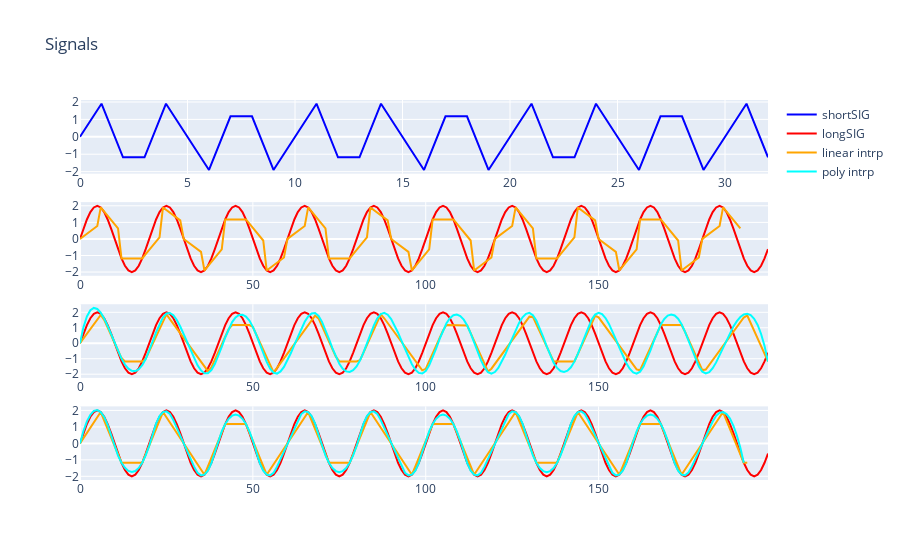

Write notebook code for a chart like this one.
### Markdown cell above
# Compare Scipy, handmade, and Pandas

### Code cell
# Interpolation_methods6
# <script src="https://gist.github.com/j622amilah/8f022b0b8ada25447d61a08a09c55e0b.js"></script>
fig = go.Figure()
config = dict({'scrollZoom': True, 'displayModeBar': True, 'editable': True})

fig = make_subplots(rows=4, cols=1)

# Short signal
fig.append_trace(go.Scatter(x=list(range(len(shortSIG))), y=shortSIG, name='shortSIG', line = dict(color='blue', width=2, dash='solid')), row=1, col=1)

# Handmade function
fig.append_trace(go.Scatter(x=list(range(len(longSIG))), y=longSIG, name='longSIG', line = dict(color='red', width=2, dash='solid'), showlegend=False), row=2, col=1)
fig.append_trace(go.Scatter(x=list(range(len(y_stretch_final))), y=y_stretch_final, name='linear intrp', line = dict(color='orange', width=2, dash='solid'), showlegend=False), row=2, col=1)

# Scipy
fig.append_trace(go.Scatter(x=list(range(len(longSIG))), y=longSIG, name='longSIG', line = dict(color='red', width=2, dash='solid'), showlegend=True), row=3, col=1)
fig.append_trace(go.Scatter(x=list(range(len(siglong_interp1d_linear))), y=siglong_interp1d_linear, name='linear intrp', line = dict(color='orange', width=2, dash='solid'), showlegend=True), row=3, col=1)
fig.append_trace(go.Scatter(x=list(range(len(siglong_interp1d_cubic))), y=siglong_interp1d_cubic, name='poly intrp', line = dict(color='cyan', width=2, dash='solid'), showlegend=True), row=3, col=1)

# Pandas
fig.append_trace(go.Scatter(x=list(range(len(longSIG))), y=longSIG, name='longSIG', line = dict(color='red', width=2, dash='solid'), showlegend=False), row=4, col=1)
fig.append_trace(go.Scatter(x=list(range(len(lin_intrp_pandas))), y=lin_intrp_pandas, name='linear intrp', line = dict(color='orange', width=2, dash='solid'), showlegend=False), row=4, col=1)
fig.append_trace(go.Scatter(x=list(range(len(ply_intrp_pandas))), y=ply_intrp_pandas, name='poly intrp', line = dict(color='cyan', width=2, dash='solid'), showlegend=False), row=4, col=1)

fig.update_layout(title='Signals')
fig.show(config=config)

### Figure 1 — Plotly figure (JSON) as saved in the notebook; plotly's stock layout.template omitted (floating-point values rounded to 4 significant figures; data arrays with more than 128 entries replaced by an {"elided": "..."} marker saying what was removed)
{"data": [{"line": {"color": "blue", "dash": "solid", "width": 2}, "name": "shortSIG", "type": "scatter", "x": [0, 1, 2, 3, 4, 5, 6, 7, 8, 9, 10, 11, 12, 13, 14, 15, 16, 17, 18, 19, 20, 21, 22, 23, 24, 25, 26, 27, 28, 29, 30, 31, 32], "xaxis": "x", "y": [0, 1.902, -1.176, -1.176, 1.902, 7.348e-16, -1.902, 1.176, 1.176, -1.902, -1.47e-15, 1.902, -1.176, -1.176, 1.902, 2.204e-15, -1.902, 1.176, 1.176, -1.902, -2.939e-15, 1.902, -1.176, -1.176, 1.902, 1.078e-14, -1.902, 1.176, 1.176, -1.902, -4.409e-15, 1.902, -1.176], "yaxis": "y"}, {"line": {"color": "red", "dash": "solid", "width": 2}, "name": "longSIG", "showlegend": false, "type": "scatter", "x": {"elided": "200 int values"}, "xaxis": "x2", "y": {"elided": "200 float values"}, "yaxis": "y2"}, {"line": {"color": "orange", "dash": "solid", "width": 2}, "name": "linear intrp", "showlegend": false, "type": "scatter", "x": {"elided": "192 int values"}, "xaxis": "x2", "y": {"elided": "192 float values"}, "yaxis": "y2"}, {"line": {"color": "red", "dash": "solid", "width": 2}, "name": "longSIG", "showlegend": true, "type": "scatter", "x": {"elided": "200 int values"}, "xaxis": "x3", "y": {"elided": "200 float values"}, "yaxis": "y3"}, {"line": {"color": "orange", "dash": "solid", "width": 2}, "name": "linear intrp", "showlegend": true, "type": "scatter", "x": {"elided": "200 int values"}, "xaxis": "x3", "y": {"elided": "200 float values"}, "yaxis": "y3"}, {"line": {"color": "cyan", "dash": "solid", "width": 2}, "name": "poly intrp", "showlegend": true, "type": "scatter", "x": {"elided": "200 int values"}, "xaxis": "x3", "y": {"elided": "200 float values"}, "yaxis": "y3"}, {"line": {"color": "red", "dash": "solid", "width": 2}, "name": "longSIG", "showlegend": false, "type": "scatter", "x": {"elided": "200 int values"}, "xaxis": "x4", "y": {"elided": "200 float values"}, "yaxis": "y4"}, {"line": {"color": "orange", "dash": "solid", "width": 2}, "name": "linear intrp", "showlegend": false, "type": "scatter", "x": {"elided": "194 int values"}, "xaxis": "x4", "y": {"elided": "194 float values"}, "yaxis": "y4"}, {"line": {"color": "cyan", "dash": "solid", "width": 2}, "name": "poly intrp", "showlegend": false, "type": "scatter", "x": {"elided": "194 int values"}, "xaxis": "x4", "y": {"elided": "194 float values"}, "yaxis": "y4"}], "layout": {"title": {"text": "Signals"}, "xaxis": {"anchor": "y", "domain": [0, 1]}, "xaxis2": {"anchor": "y2", "domain": [0, 1]}, "xaxis3": {"anchor": "y3", "domain": [0, 1]}, "xaxis4": {"anchor": "y4", "domain": [0, 1]}, "yaxis": {"anchor": "x", "domain": [0.8063, 1]}, "yaxis2": {"anchor": "x2", "domain": [0.5375, 0.7312]}, "yaxis3": {"anchor": "x3", "domain": [0.2687, 0.4625]}, "yaxis4": {"anchor": "x4", "domain": [0, 0.1938]}}}
